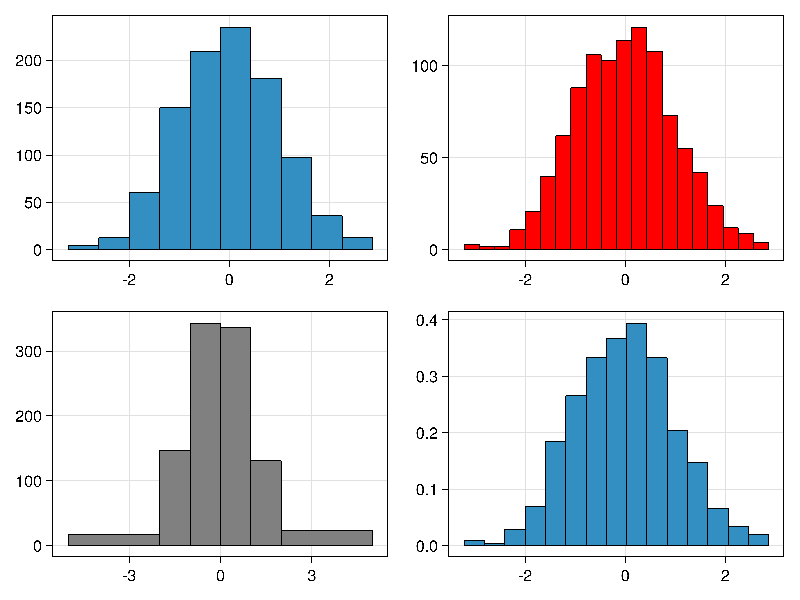

Write Julia code to recreate this figure.
using TaichiMakie

data = randn(1000)

f = Figure()
hist(f[1, 1], data, bins = 10)
hist(f[1, 2], data, bins = 20, color = :red, strokewidth = 1, strokecolor = :black)
hist(f[2, 1], data, bins = [-5, -2, -1, 0, 1, 2, 5], color = :gray)
hist(f[2, 2], data, normalization = :pdf)

save(joinpath(@__DIR__, "hist.png"), f)
